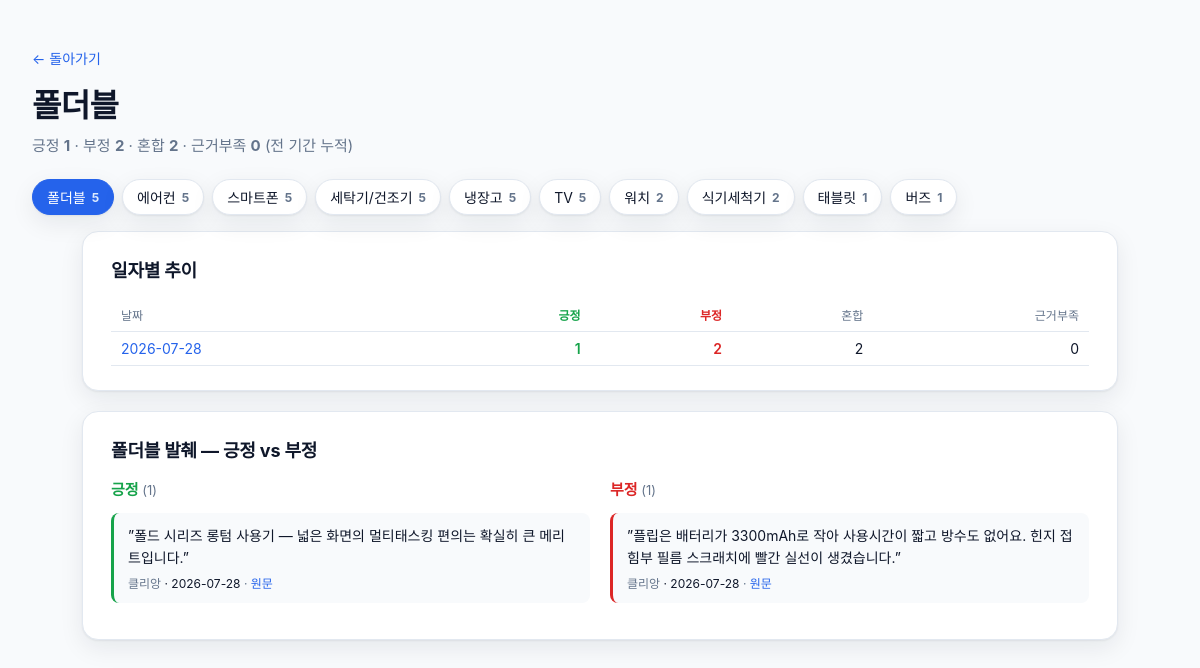
Page /category/폴더블 on the committed database.
### tables this page shows
CREATE TABLE excerpts (
  id INTEGER PRIMARY KEY AUTOINCREMENT,
  date TEXT NOT NULL,
  sentiment TEXT NOT NULL CHECK(sentiment IN ('positive','negative')),
  category TEXT NOT NULL,
  source TEXT,
  text TEXT NOT NULL,
  url TEXT
);

CREATE TABLE category_sentiment (
  date TEXT NOT NULL,
  category TEXT NOT NULL,
  positive INTEGER NOT NULL,
  negative INTEGER NOT NULL,
  mixed INTEGER NOT NULL,
  unclear INTEGER NOT NULL,
  PRIMARY KEY (date, category)
);

### viewer/app.py (the view)
@app.get("/category/{category:path}", response_class=HTMLResponse)
def category_detail(request: Request, category: str):
    data = fetch_category(category)
    return templates.TemplateResponse(
        request,
        "category.html",
        {"category": category, "categories": fetch_categories(), **data},
    )

### viewer/templates/category.html (shortened to what this page needs)
<!doctype html>
<html lang="ko">
<head>
  <link rel="stylesheet" href="/static/style.css" />
</head>
<body>
  <header class="page-header detail">
    <a class="back" href="/">← 돌아가기</a>
    <h1>{{ category }}</h1>
    <p class="subtitle">
      긍정 <strong class="pos">{{ totals.positive }}</strong> ·
      부정 <strong class="neg">{{ totals.negative }}</strong> ·
      혼합 <strong>{{ totals.mixed }}</strong> ·
      근거부족 <strong>{{ totals.unclear }}</strong>
      <span class="muted">(전 기간 누적)</span>
    </p>
  </header>
  {% if categories %}
  <nav class="cat-nav">
    {% for c in categories %}
      <a class="cat-chip {% if c.category == category %}on{% endif %}" href="/category/{{ c.category }}">
        {{ c.category }} <span class="cnt">{{ c.total }}</span>
      </a>
    {% endfor %}
  </nav>
  {% endif %}
  <main class="detail-main">
    <section class="block">
      <h2>일자별 추이</h2>
      <table class="matrix">
        <thead>
          <tr>
            <th>날짜</th>
            <th class="pos">긍정</th>
            <th class="neg">부정</th>
            <th>혼합</th>
            <th>근거부족</th>
          </tr>
        </thead>
        <tbody>
          {% for row in by_day %}
          <tr>
            <td><a href="/day/{{ row.date }}">{{ row.date }}</a></td>
            <td class="pos">{{ row.positive }}</td>
            <td class="neg">{{ row.negative }}</td>
            <td>{{ row.mixed }}</td>
            <td>{{ row.unclear }}</td>
          </tr>
          {% endfor %}
        </tbody>
      </table>
    </section>
    <section class="block excerpts">
      <h2>{{ category }} 발췌 — 긍정 vs 부정</h2>
      <div class="two-col">
        <div class="col pos-col">
          <h3>긍정 <span class="count">({{ excerpts_positive|length }})</span></h3>
          {% if excerpts_positive %}
            {% for e in excerpts_positive %}
            <article class="excerpt pos">
              <blockquote>”{{ e.text|mask_store }}”</blockquote>
              <div class="meta">
                <span class="src">{{ e.source|fmt_source or "출처 미상" }}</span>
                <span class="cat">· {{ e.date }}</span>
                {% if e.url %}
                  · <a href="{{ e.url }}" target="_blank" rel="noopener">원문</a>
                {% endif %}
              </div>
            </article>
            {% endfor %}
          {% else %}
            <p class="muted">긍정 발췌 없음</p>
          {% endif %}
        </div>
        <div class="col neg-col">
          <h3>부정 <span class="count">({{ excerpts_negative|length }})</span></h3>
          {% if excerpts_negative %}
            {% for e in excerpts_negative %}
            <article class="excerpt neg">
              <blockquote>”{{ e.text|mask_store }}”</blockquote>
              <div class="meta">
                <span class="src">{{ e.source|fmt_source or "출처 미상" }}</span>
                <span class="cat">· {{ e.date }}</span>
                {% if e.url %}
                  · <a href="{{ e.url }}" target="_blank" rel="noopener">원문</a>
                {% endif %}
              </div>
            </article>
            {% endfor %}
          {% else %}
            <p class="muted">부정 발췌 없음</p>
          {% endif %}
        </div>
      </div>
    </section>
  </main>
</body>
</html>

### viewer/static/style.css (style rules this page uses)
:root { --pos: #16a34a; --neg: #dc2626; --warn: #d97706; --ink: #0f172a; --muted: #64748b; --bg: #f8fafc; --card: #ffffff; --line: #e2e8f0; --accent: #2563eb; --shadow: 0 1px 2px rgba(15,23,42,.06), 0 8px 24px rgba(15,23,42,.08); }
* { box-sizing: border-box; }
html, body { margin: 0; padding: 0; background: var(--bg); color: var(--ink); font-family: "Apple SD Gothic Neo", "맑은 고딕", "Malgun Gothic", -apple-system, BlinkMacSystemFont, "Segoe UI", Roboto, "Helvetica Neue", Arial, sans-serif; -webkit-font-smoothing: antialiased; }
a { color: var(--accent); text-decoration: none; }
.page-header { padding: 48px 32px 24px; max-width: 1280px; margin: 0 auto; }
.page-header h1 { font-size: 32px; margin: 0 0 8px; letter-spacing: -0.02em; }
.page-header .subtitle { margin: 0; color: var(--muted); font-size: 15px; }
.page-header.detail .back { display: inline-block; margin-bottom: 12px; font-size: 14px; }
.muted { color: var(--muted); }
.detail-main { max-width: 1100px; margin: 0 auto; padding: 0 32px 64px; }
.block { background: var(--card); border: 1px solid var(--line); border-radius: 16px; padding: 24px 28px; margin-bottom: 20px; box-shadow: var(--shadow); }
.block h2 { margin: 0 0 16px; font-size: 18px; letter-spacing: -0.01em; }
.matrix { width: 100%; border-collapse: collapse; font-size: 14px; }
.matrix th, .matrix td { padding: 8px 10px; text-align: right; border-bottom: 1px solid var(--line); }
.matrix th:first-child, .matrix td:first-child { text-align: left; }
.matrix th { color: var(--muted); font-weight: 500; font-size: 12px; }
.matrix .pos { color: var(--pos); font-weight: 600; }
.matrix .neg { color: var(--neg); font-weight: 600; }
.two-col { display: grid; grid-template-columns: 1fr 1fr; gap: 20px; }
.pos-col h3 { color: var(--pos); }
.neg-col h3 { color: var(--neg); }
.col h3 { margin: 0 0 14px; font-size: 15px; }
.count { color: var(--muted); font-weight: 400; font-size: 13px; }
.excerpt { border-left: 3px solid var(--line); background: #f8fafc; border-radius: 8px; padding: 12px 14px; margin-bottom: 12px; }
.excerpt.pos { border-left-color: var(--pos); }
.excerpt.neg { border-left-color: var(--neg); }
.excerpt blockquote { margin: 0 0 6px; font-size: 14px; line-height: 1.55; }
.excerpt .meta { font-size: 12px; color: var(--muted); }
.excerpt .cat { color: var(--ink); }
.cat-nav { max-width: 1280px; margin: 0 auto 8px; padding: 0 32px 8px; display: flex; flex-wrap: wrap; gap: 8px; }
.cat-chip { display: inline-flex; align-items: center; gap: 6px; padding: 7px 14px; background: var(--card); border: 1px solid var(--line); border-radius: 999px; box-shadow: var(--shadow); font-size: 14px; color: var(--ink); }
.cat-chip.on { background: var(--accent); color: #fff; border-color: var(--accent); }
.cat-chip .cnt { font-size: 12px; font-weight: 700; color: var(--muted); }
.cat-chip.on .cnt { color: #dbeafe; }

### rows in the picture
excerpts: category "폴더블", total "5", text|mask_store "폴드 시리즈 롱텀 사용기 — 넓은 화면의 멀티태스킹 편의는 확실히 큰 메리트입니다.", source|fmt_source "클리앙", date "2026-07-28"
category_sentiment: category "에어컨", total "5"
category_sentiment: category "스마트폰", total "5"
category_sentiment: category "세탁기/건조기", total "5"
category_sentiment: category "냉장고", total "5"
category_sentiment: category "식기세척기", total "2"
category_sentiment: category "태블릿", total "1"
category_sentiment: date "2026-07-28", positive "1", negative "2", mixed "2", unclear "0"
excerpts: text|mask_store "플립은 배터리가 3300mAh로 작아 사용시간이 짧고 방수도 없어요. 힌지 접힘부 필름 스크래치에 빨간 실선이 생겼습니다.", source|fmt_source "클리앙", date "2026-07-28"

### other values in the picture
{{ category }} "폴더블"
{{ totals.positive }} "1"
{{ totals.negative }} "2"
{{ totals.mixed }} "2"
{{ totals.unclear }} "0"
{{ c.category }} "TV" "워치" "버즈"
{{ c.total }} "5" "2" "1"
{{ excerpts_positive|length }} "1"
{{ excerpts_negative|length }} "1"
